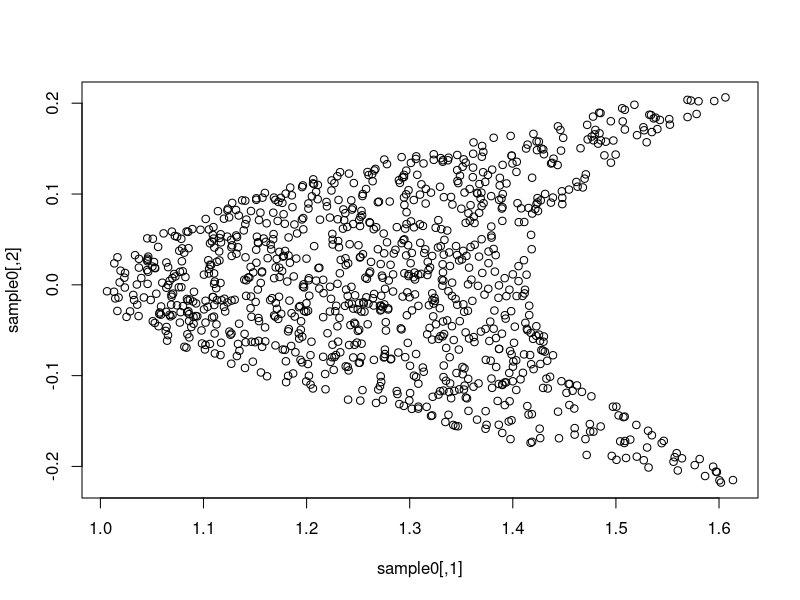

This chart was generated by the following R code:
library(abind)

# initial sampling on the hypercube
unrestricted = function(N, range) { # initial sample on the hypercube
  D = nrow(range)
  samp = NULL
  for (d in 1:D) samp = cbind(samp, runif(N, range[d,1], range[d,2]))
  return(samp)
}

# log-posterior / equivalent to the constraint if a uniform sample is drawn
logpost = function(sample, nu_t) { 
  term = constraint(sample)
  return(sum(pnorm(- term / nu_t, log = T)))
}

# sampling at each time step
Gibbs = function(x, q, d, a, nu_t, lpdent = lpdent) { 
  delta = rnorm(1,0,q[d])
  newx = x
  newx[d] = newx[d] + delta
  lpnum = logpost(newx, nu_t)
  ratio = lpnum - lpdent
  prob = min(1, exp(ratio))
  u = runif(1)
  if (u <= prob) {
    x = newx
    lpdent = lpnum
    a = a + 1
  }
  return(list(x = x, a = a, lpdent = lpdent))
}

# adaptive specification of the constraint parameter
adapt_seq = function(nu, nu0, t, N, sample, Wt) { 
  wt = c()
  for (i in 1:N) {
    term = constraint(sample[i,])
    cons1 = sum(pnorm(- term / nu, log = T))
    cons2 = sum(pnorm(- term / nu0, log = T))
    wt[i] = cons1 - cons2
  }
  Wt = Wt * exp(wt)
  Wt = Wt / sum(Wt)
  ESS = ifelse(sum(is.na(Wt)) == N, 0, 1 / sum(Wt ^ 2))
  return(ESS - (N / 2))
}

# main function: sampling from a constraint set
SCMC = function(N=1000, M=10, L=25, nuseq_T= 1e-3, lower=c(-1,-1), upper=c(1,1), qt = 1) {
  rge = cbind(lower,upper)
  D = nrow(rge)
  t = 1
  ESS = NULL
  nuseq = c(Inf)
  b = seq(1.5,.1,length = L)
  nuseq_0 = c(Inf, b^7)
  a = array(0,dim=c(L, D))
  samplet = array(dim=c(N, 1, D))
  lpdent = array(dim=c(N, 1))
  Wt = array(dim=c(N, 1))
  samplet[,1,] = unrestricted(N, range=rge)
  for (i in 1:N) lpdent[i, 1] = logpost(samplet[i, t,], nuseq[t])
  Wt[,1] = rep(1 / N, N)
  repeat {
    t = t+1
    newsample = samplet[, t-1,]
    newlpdent = lpdent[, t- 1]
    newWt = Wt[, t - 1]
    nuseq[t] = ifelse(adapt_seq(nu = nuseq_T, nu0 = nuseq[t-1], t = t, N = N, sample = newsample, Wt = newWt) > 0, nuseq_T, uniroot(adapt_seq, interval = c(ifelse(t < 3, min(.1, nuseq_0[t]), nuseq_T), ifelse(t != 2, nuseq[t-1], 1e5)), nu0 = nuseq[t-1], t = t, N = N, sample = newsample, Wt = newWt)$root)
    wt = c()
    for (i in 1:N) {
      term = constraint(newsample[i,])
      constraint1 = sum(pnorm(- term / nuseq[t], log = T)) 
      constraint2 = sum(pnorm(- term / nuseq[t-1], log = T))
      wt[i] = constraint1 - constraint2
    }
    newWt = newWt * exp(wt)
    newWt = newWt / sum(newWt)
    ESS[t] = 1 / sum(newWt ^ 2)
    index = sample(1:N, N, prob = newWt, replace = T)
    newsample = newsample[index,] 
    newlpdent = newlpdent[index]
    newWt = rep(1/N, N)
    q = apply(newsample, 2, sd) / (t^qt)
    a = abind(a, rep(0, D), along = 1)
    for(j in 1:M) {
      for (i in 1:N) {
        for (d in 1:D) {
          out = Gibbs(newsample[i,], q, d, a[t, d], nuseq[t], lpdent = newlpdent[i])
          newsample[i,] = out$x
          a[t,d] = out$a
          newlpdent[i] = out$lpdent
        }
      }
    }
    samplet = abind(samplet, newsample, along = 2)
    lpdent = abind(lpdent,newlpdent,along = 2)
    Wt = abind(Wt, newWt, along = 2)
    if (nuseq[t] <= nuseq_T) break
  }
  t_final = t
  sample = samplet[, t_final,]
  return(sample)
}

# constrained set example 1
crecsent = function(sample) { 
  out = c(sample[1] - sqrt(14 * sample[2] ^ 2 + 2), - (sample[1] - sqrt(33*sample[2] ^ 2 + 1)))
  return(out)
}

constraint = crecsent
l=c(-1,-1)
u=c(1,1)
sample0 = SCMC(N=1000, M=10, L=25, nuseq_T= 1e-3, lower=l, upper=u, qt = 1)
plot(sample0)

# constrained set example 2
mixture = function(sample, l = c(.4,.1,.1,.03), u = c(.6, .47, .47, .08)) {
  return(c(abs(sum(sample) - 1), l - sample, sample - u))
}

constraint=mixture
epsilon=1e-3
l=c(.4,.1,.1,.03) - 1e-3
u=c(.6,.47,.47,.08) + 1e-3
sample0 = SCMC( N=1000, M=10, L=25, nuseq_T= 1e-3, lower=l, upper=u, qt = 1)

